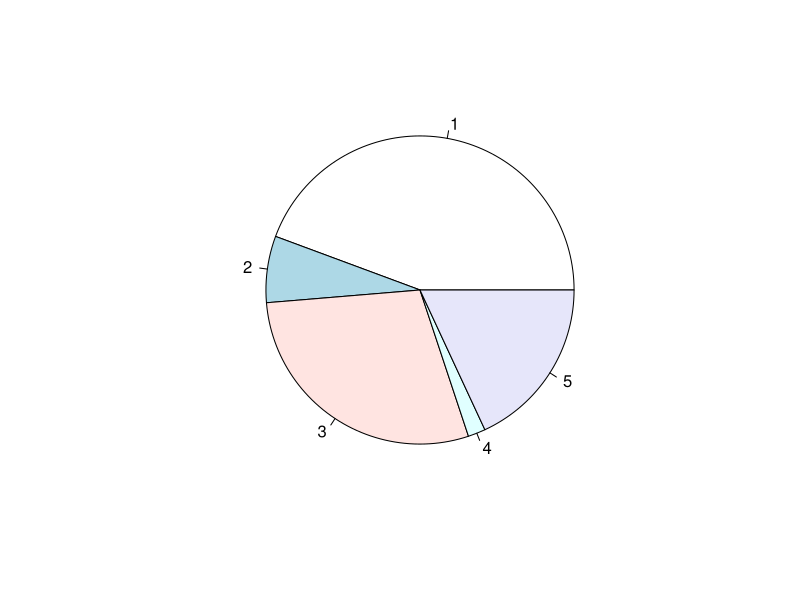
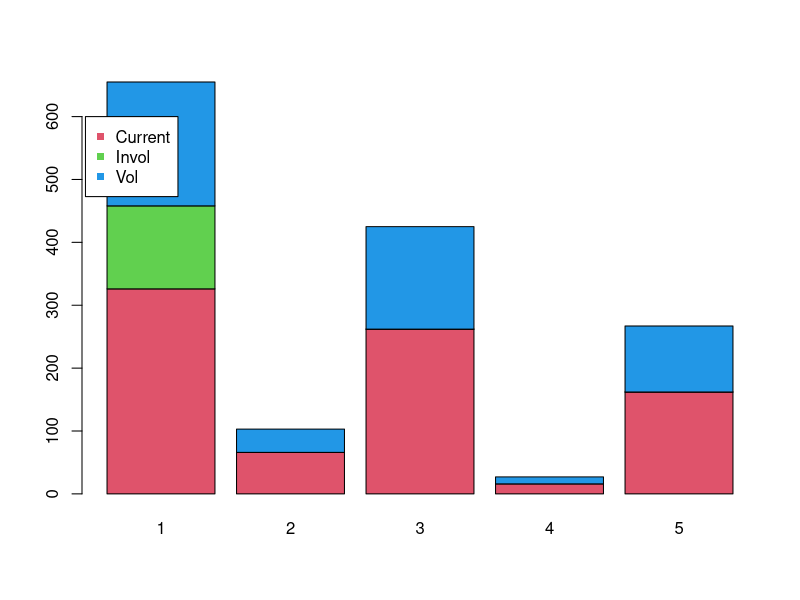
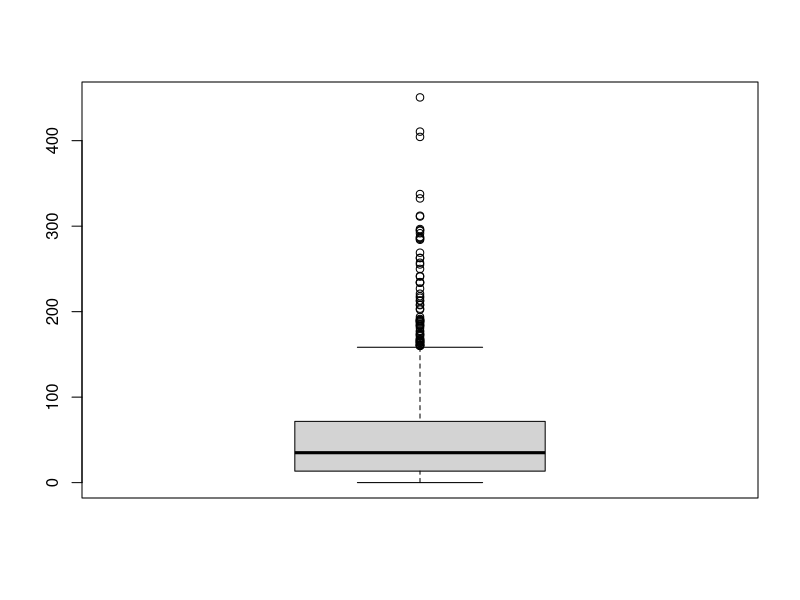

Source code (R) for these figures, in order:
## ---- chunk 1
setwd("/home/m600/Working Area/Rdata Practice/Customer Course/churn")

churnall=read.table("./churn.txt",header=T,sep=",")
## ---- chunk 2
head(churnall)

churnall=na.exclude(churnall) # 
churn=churnall[,c(2:4)]
head(churn)
## ---- chunk 3
churn.result=kmeans(churn,5)
table(churn.result$cluster)
## ---- chunk 4
pie(table(churn.result$cluster))
table(churnall$CHURNED,churn.result$cluster)
barplot(table(churnall$CHURNED,churn.result$cluster),col=2:4)
legend(0,600,c("Current","Invol","Vol"),col=2:4,pch=15)
head(churnall[churn.result$cluster==3,])
## ---- chunk 5
boxplot.stats(churn[,3])$out
outliers=which(churn[,3] %in% boxplot.stats(churn[,3])$out)
outliers
extremes=subset(churn,churn[,3]>sd(churn[,3]*5))
extremes
boxplot(churn[,3])
